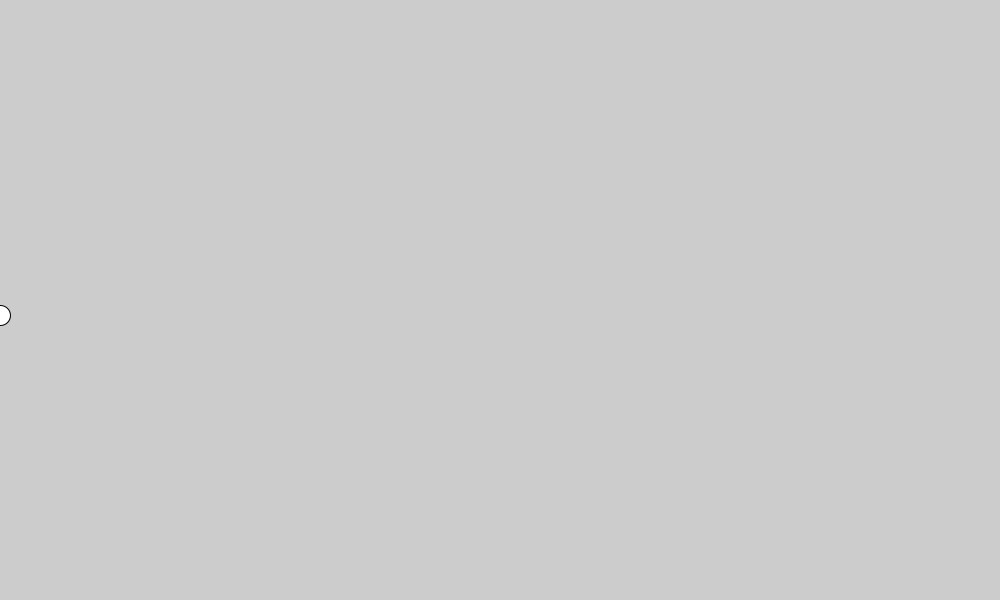
Frame 1 (no input)
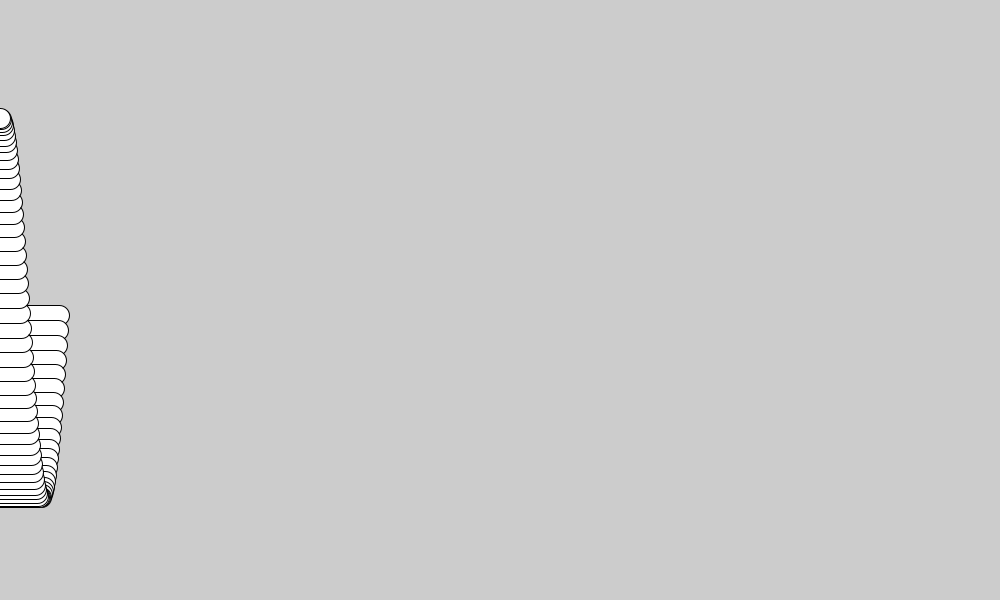
Frame 60 (the mouse pressed at the canvas centre just before this capture)
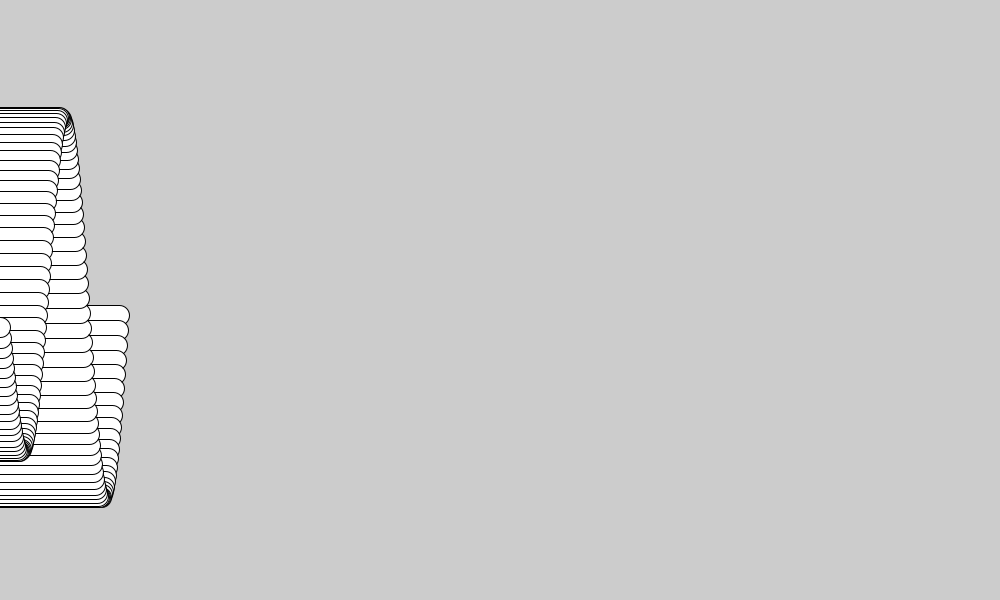
Frame 120 (the mouse held since frame 60 and released just before this capture)

The Processing sketch that drew these frames (run headless with seeded random() and noise(); from frame 60 on, the mouse is pressed at the canvas centre):

// Processing sketch: wk_10_lesson_sin01
// ── wk_10_lesson_sin01.pde
float angle;
PImage pg;
float incr = 4;
void setup() {
  size (1000,600);
  angle =0;
  pg= get(0,0,600,600);
}

void draw() {
  image (pg,1,0);
  angle += incr;
  float result = sin(radians(angle))+ sin(radians(angle+angle/5));
  
  float y = map(result, -1, 1, height/2 -100, height/2 +100);
  ellipse (0, y,20,20);
  pg = get(0,0,1000,600);
  
  
  
}
